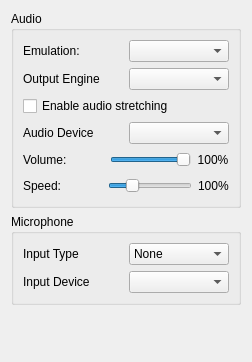
<?xml version="1.0" encoding="UTF-8"?>
<ui version="4.0">
 <class>ConfigureAudio</class>
 <widget class="QWidget" name="ConfigureAudio">
  <property name="geometry">
   <rect>
    <x>0</x>
    <y>0</y>
    <width>252</width>
    <height>362</height>
   </rect>
  </property>
  <layout class="QVBoxLayout">
   <item>
    <widget class="QGroupBox" name="groupBox">
     <property name="title">
      <string>Audio</string>
     </property>
     <layout class="QVBoxLayout">
      <item>
       <layout class="QHBoxLayout" name="horizontalLayout_emulation">
        <property name="bottomMargin">
         <number>0</number>
        </property>
        <item>
         <widget class="QLabel" name="label_emulation">
          <property name="text">
           <string>Emulation:</string>
          </property>
         </widget>
        </item>
        <item>
         <widget class="QComboBox" name="emulation_combo_box"/>
        </item>
       </layout>
      </item>
      <item>
       <layout class="QHBoxLayout">
        <item>
         <widget class="QLabel" name="label1">
          <property name="text">
           <string>Output Engine</string>
          </property>
         </widget>
        </item>
        <item>
         <widget class="QComboBox" name="output_sink_combo_box"/>
        </item>
       </layout>
      </item>
      <item>
       <widget class="QCheckBox" name="toggle_audio_stretching">
        <property name="toolTip">
         <string>This post-processing effect adjusts audio speed to match emulation speed and helps prevent audio stutter. This however increases audio latency.</string>
        </property>
        <property name="text">
         <string>Enable audio stretching</string>
        </property>
       </widget>
      </item>
      <item>
       <layout class="QHBoxLayout">
        <item>
         <widget class="QLabel" name="label2">
          <property name="text">
           <string>Audio Device</string>
          </property>
         </widget>
        </item>
        <item>
         <widget class="QComboBox" name="audio_device_combo_box"/>
        </item>
       </layout>
      </item>
      <item>
       <layout class="QHBoxLayout" name="horizontalLayout_2">
        <property name="topMargin">
         <number>0</number>
        </property>
        <item>
         <widget class="QLabel" name="label">
          <property name="text">
           <string>Volume:</string>
          </property>
         </widget>
        </item>
        <item>
         <spacer name="horizontalSpacer">
          <property name="orientation">
           <enum>Qt::Horizontal</enum>
          </property>
          <property name="sizeHint" stdset="0">
           <size>
            <width>40</width>
            <height>20</height>
           </size>
          </property>
         </spacer>
        </item>
        <item>
         <widget class="QSlider" name="volume_slider">
          <property name="sizePolicy">
           <sizepolicy hsizetype="Expanding" vsizetype="Fixed">
            <horstretch>0</horstretch>
            <verstretch>0</verstretch>
           </sizepolicy>
          </property>
          <property name="maximum">
           <number>100</number>
          </property>
          <property name="value">
           <number>100</number>
          </property>
          <property name="orientation">
           <enum>Qt::Horizontal</enum>
          </property>
         </widget>
        </item>
        <item>
         <widget class="QLabel" name="volume_indicator">
          <property name="minimumSize">
           <size>
            <width>32</width>
            <height>0</height>
           </size>
          </property>
          <property name="text">
           <string>100%</string>
          </property>
          <property name="alignment">
           <set>Qt::AlignCenter</set>
          </property>
         </widget>
        </item>
       </layout>
      </item>
      <item>
       <layout class="QHBoxLayout" name="horizontalLayout_4">
        <item>
         <widget class="QLabel" name="label_4">
          <property name="text">
           <string>Speed:</string>
          </property>
         </widget>
        </item>
        <item>
         <spacer name="horizontalSpacer_2">
          <property name="orientation">
           <enum>Qt::Horizontal</enum>
          </property>
          <property name="sizeHint" stdset="0">
           <size>
            <width>40</width>
            <height>20</height>
           </size>
          </property>
         </spacer>
        </item>
        <item>
         <widget class="QSlider" name="speed_slider">
          <property name="toolTip">
           <string>&lt;html&gt;&lt;head/&gt;&lt;body&gt;&lt;p&gt;This is only used in DSP HLE.&lt;/p&gt;&lt;p&gt;Requires audio stretching to be enabled to work properly.&lt;/p&gt;&lt;/body&gt;&lt;/html&gt;</string>
          </property>
          <property name="minimum">
           <number>1</number>
          </property>
          <property name="maximum">
           <number>400</number>
          </property>
          <property name="value">
           <number>100</number>
          </property>
          <property name="orientation">
           <enum>Qt::Horizontal</enum>
          </property>
         </widget>
        </item>
        <item>
         <widget class="QLabel" name="speed_indicator">
          <property name="text">
           <string>100%</string>
          </property>
         </widget>
        </item>
       </layout>
      </item>
     </layout>
    </widget>
   </item>
   <item>
    <widget class="QGroupBox" name="groupBox_2">
     <property name="title">
      <string>Microphone</string>
     </property>
     <layout class="QVBoxLayout" name="verticalLayout">
      <item>
       <layout class="QHBoxLayout" name="horizontalLayout">
        <item>
         <widget class="QLabel" name="label_2">
          <property name="text">
           <string>Input Type</string>
          </property>
         </widget>
        </item>
        <item>
         <widget class="QComboBox" name="input_type_combo_box">
          <item>
           <property name="text">
            <string>None</string>
           </property>
          </item>
          <item>
           <property name="text">
            <string>Real Device</string>
           </property>
          </item>
          <item>
           <property name="text">
            <string>Static Noise</string>
           </property>
          </item>
         </widget>
        </item>
       </layout>
      </item>
      <item>
       <layout class="QHBoxLayout" name="horizontalLayout_3">
        <item>
         <widget class="QLabel" name="label_3">
          <property name="text">
           <string>Input Device</string>
          </property>
         </widget>
        </item>
        <item>
         <widget class="QComboBox" name="input_device_combo_box"/>
        </item>
       </layout>
      </item>
     </layout>
    </widget>
   </item>
   <item>
    <spacer>
     <property name="orientation">
      <enum>Qt::Vertical</enum>
     </property>
     <property name="sizeHint" stdset="0">
      <size>
       <width>167</width>
       <height>55</height>
      </size>
     </property>
    </spacer>
   </item>
  </layout>
 </widget>
 <resources/>
 <connections/>
</ui>
